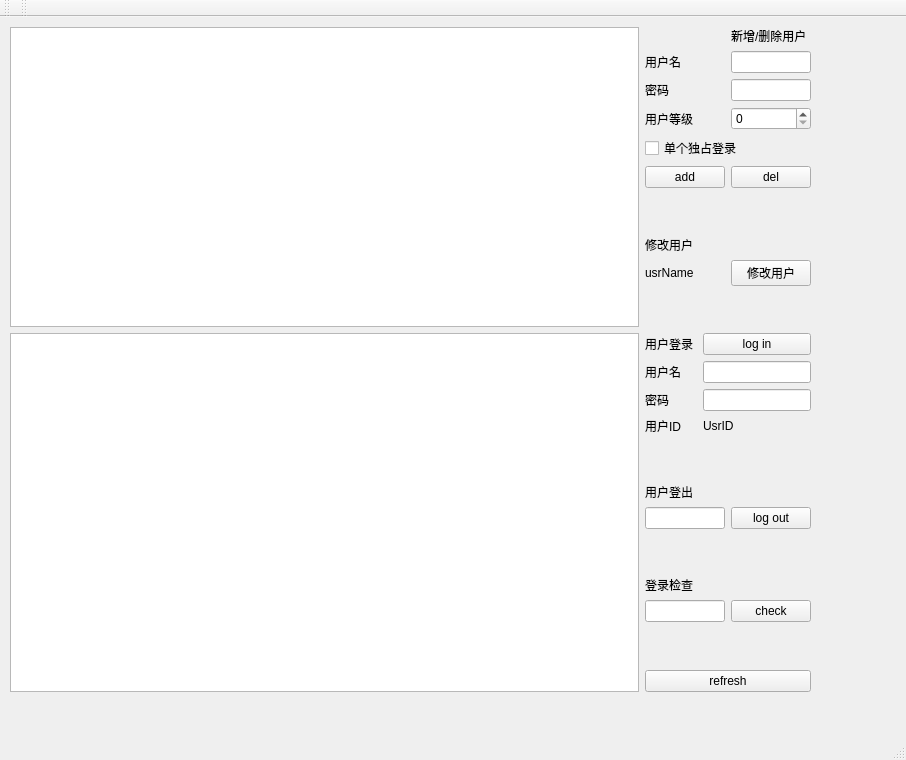
<?xml version="1.0" encoding="UTF-8"?>
<ui version="4.0">
 <class>MainWindow</class>
 <widget class="QMainWindow" name="MainWindow">
  <property name="geometry">
   <rect>
    <x>0</x>
    <y>0</y>
    <width>906</width>
    <height>760</height>
   </rect>
  </property>
  <property name="windowTitle">
   <string>MainWindow</string>
  </property>
  <widget class="QWidget" name="centralWidget">
   <widget class="QWidget" name="gridLayoutWidget_4">
    <property name="geometry">
     <rect>
      <x>0</x>
      <y>0</y>
      <width>821</width>
      <height>685</height>
     </rect>
    </property>
    <layout class="QGridLayout" name="gridLayout_4" columnstretch="2,2,1">
     <property name="sizeConstraint">
      <enum>QLayout::SetDefaultConstraint</enum>
     </property>
     <property name="leftMargin">
      <number>10</number>
     </property>
     <property name="topMargin">
      <number>10</number>
     </property>
     <property name="rightMargin">
      <number>10</number>
     </property>
     <property name="bottomMargin">
      <number>10</number>
     </property>
     <item row="9" column="2">
      <spacer name="verticalSpacer_4">
       <property name="orientation">
        <enum>Qt::Vertical</enum>
       </property>
       <property name="sizeHint" stdset="0">
        <size>
         <width>20</width>
         <height>40</height>
        </size>
       </property>
      </spacer>
     </item>
     <item row="0" column="2">
      <layout class="QGridLayout" name="gridLayout" columnstretch="1,0">
       <item row="0" column="1">
        <widget class="QLabel" name="lbAddDelUsr">
         <property name="text">
          <string>新增/删除用户</string>
         </property>
        </widget>
       </item>
       <item row="5" column="0">
        <widget class="QPushButton" name="pbAdd">
         <property name="text">
          <string>add</string>
         </property>
        </widget>
       </item>
       <item row="1" column="1">
        <widget class="QLineEdit" name="leNewUsrName"/>
       </item>
       <item row="1" column="0">
        <widget class="QLabel" name="label">
         <property name="text">
          <string>用户名</string>
         </property>
        </widget>
       </item>
       <item row="5" column="1">
        <widget class="QPushButton" name="pbDel">
         <property name="text">
          <string>del</string>
         </property>
        </widget>
       </item>
       <item row="2" column="0">
        <widget class="QLabel" name="label_2">
         <property name="text">
          <string>密码</string>
         </property>
        </widget>
       </item>
       <item row="3" column="1">
        <widget class="QSpinBox" name="cbNewUsrLevel"/>
       </item>
       <item row="2" column="1">
        <widget class="QLineEdit" name="leNewUsrPswd"/>
       </item>
       <item row="3" column="0">
        <widget class="QLabel" name="label_3">
         <property name="text">
          <string>用户等级</string>
         </property>
        </widget>
       </item>
       <item row="4" column="0" colspan="2">
        <widget class="QCheckBox" name="cbExclusive">
         <property name="text">
          <string>单个独占登录</string>
         </property>
        </widget>
       </item>
      </layout>
     </item>
     <item row="10" column="2">
      <widget class="QPushButton" name="pbRefresh">
       <property name="text">
        <string>refresh</string>
       </property>
      </widget>
     </item>
     <item row="1" column="2">
      <spacer name="verticalSpacer">
       <property name="orientation">
        <enum>Qt::Vertical</enum>
       </property>
       <property name="sizeHint" stdset="0">
        <size>
         <width>20</width>
         <height>40</height>
        </size>
       </property>
      </spacer>
     </item>
     <item row="3" column="2">
      <spacer name="verticalSpacer_5">
       <property name="orientation">
        <enum>Qt::Vertical</enum>
       </property>
       <property name="sizeHint" stdset="0">
        <size>
         <width>20</width>
         <height>40</height>
        </size>
       </property>
      </spacer>
     </item>
     <item row="6" column="2">
      <layout class="QGridLayout" name="gridLayout_3" columnstretch="1,1">
       <item row="1" column="1">
        <widget class="QPushButton" name="pbLogOut">
         <property name="text">
          <string>log out</string>
         </property>
        </widget>
       </item>
       <item row="1" column="0">
        <widget class="QLineEdit" name="leUsrID"/>
       </item>
       <item row="0" column="0" colspan="2">
        <widget class="QLabel" name="lbLogOut">
         <property name="text">
          <string>用户登出</string>
         </property>
        </widget>
       </item>
      </layout>
     </item>
     <item row="2" column="2">
      <layout class="QGridLayout" name="gridLayout_5" columnstretch="1,1">
       <item row="0" column="0" colspan="2">
        <widget class="QLabel" name="lbModifyUsr">
         <property name="text">
          <string>修改用户</string>
         </property>
        </widget>
       </item>
       <item row="1" column="1">
        <widget class="QPushButton" name="pbModifyUsr">
         <property name="text">
          <string>修改用户</string>
         </property>
        </widget>
       </item>
       <item row="1" column="0">
        <widget class="QLabel" name="lbUsrName">
         <property name="text">
          <string>usrName</string>
         </property>
        </widget>
       </item>
      </layout>
     </item>
     <item row="5" column="2">
      <spacer name="verticalSpacer_2">
       <property name="orientation">
        <enum>Qt::Vertical</enum>
       </property>
       <property name="sizeHint" stdset="0">
        <size>
         <width>20</width>
         <height>40</height>
        </size>
       </property>
      </spacer>
     </item>
     <item row="7" column="2">
      <spacer name="verticalSpacer_3">
       <property name="orientation">
        <enum>Qt::Vertical</enum>
       </property>
       <property name="sizeHint" stdset="0">
        <size>
         <width>20</width>
         <height>40</height>
        </size>
       </property>
      </spacer>
     </item>
     <item row="8" column="2">
      <layout class="QGridLayout" name="gridLayout_6" columnstretch="1,1">
       <item row="1" column="0">
        <widget class="QLineEdit" name="leUsrID_2"/>
       </item>
       <item row="1" column="1">
        <widget class="QPushButton" name="pbCheck">
         <property name="text">
          <string>check</string>
         </property>
        </widget>
       </item>
       <item row="0" column="0" colspan="2">
        <widget class="QLabel" name="lbLogCheck">
         <property name="text">
          <string>登录检查</string>
         </property>
        </widget>
       </item>
      </layout>
     </item>
     <item row="4" column="2">
      <layout class="QGridLayout" name="gridLayout_2" columnstretch="1,0,0,0">
       <item row="0" column="0" colspan="2">
        <widget class="QLabel" name="lbLogin">
         <property name="text">
          <string>用户登录</string>
         </property>
        </widget>
       </item>
       <item row="1" column="0" colspan="2">
        <widget class="QLabel" name="lbName">
         <property name="text">
          <string>用户名</string>
         </property>
        </widget>
       </item>
       <item row="2" column="0" colspan="2">
        <widget class="QLabel" name="lbPswd">
         <property name="text">
          <string>密码</string>
         </property>
        </widget>
       </item>
       <item row="4" column="0" colspan="2">
        <widget class="QLabel" name="lbUsrID">
         <property name="text">
          <string>用户ID</string>
         </property>
        </widget>
       </item>
       <item row="4" column="2" colspan="2">
        <widget class="QLabel" name="lbUsrID_res">
         <property name="text">
          <string>UsrID</string>
         </property>
        </widget>
       </item>
       <item row="2" column="2" colspan="2">
        <widget class="QLineEdit" name="leUsrPswd"/>
       </item>
       <item row="1" column="2" colspan="2">
        <widget class="QLineEdit" name="leUsrName"/>
       </item>
       <item row="0" column="2" colspan="2">
        <widget class="QPushButton" name="pbLogIn">
         <property name="text">
          <string>log in</string>
         </property>
        </widget>
       </item>
      </layout>
     </item>
     <item row="0" column="0" rowspan="4" colspan="2">
      <widget class="QTableView" name="SessionInfoList"/>
     </item>
     <item row="4" column="0" rowspan="7" colspan="2">
      <widget class="QTableView" name="UsrInfoList"/>
     </item>
    </layout>
   </widget>
  </widget>
  <widget class="QMenuBar" name="menuBar">
   <property name="geometry">
    <rect>
     <x>0</x>
     <y>0</y>
     <width>906</width>
     <height>28</height>
    </rect>
   </property>
  </widget>
  <widget class="QToolBar" name="mainToolBar">
   <attribute name="toolBarArea">
    <enum>TopToolBarArea</enum>
   </attribute>
   <attribute name="toolBarBreak">
    <bool>false</bool>
   </attribute>
  </widget>
  <widget class="QStatusBar" name="statusBar"/>
  <widget class="QToolBar" name="toolBar">
   <property name="windowTitle">
    <string>toolBar</string>
   </property>
   <attribute name="toolBarArea">
    <enum>TopToolBarArea</enum>
   </attribute>
   <attribute name="toolBarBreak">
    <bool>false</bool>
   </attribute>
  </widget>
 </widget>
 <layoutdefault spacing="6" margin="11"/>
 <tabstops>
  <tabstop>leNewUsrName</tabstop>
  <tabstop>leNewUsrPswd</tabstop>
  <tabstop>cbNewUsrLevel</tabstop>
  <tabstop>pbAdd</tabstop>
  <tabstop>pbDel</tabstop>
  <tabstop>pbModifyUsr</tabstop>
  <tabstop>pbLogIn</tabstop>
  <tabstop>leUsrName</tabstop>
  <tabstop>leUsrPswd</tabstop>
  <tabstop>leUsrID</tabstop>
  <tabstop>pbLogOut</tabstop>
  <tabstop>leUsrID_2</tabstop>
  <tabstop>pbCheck</tabstop>
  <tabstop>pbRefresh</tabstop>
  <tabstop>SessionInfoList</tabstop>
  <tabstop>UsrInfoList</tabstop>
 </tabstops>
 <resources/>
 <connections/>
</ui>
